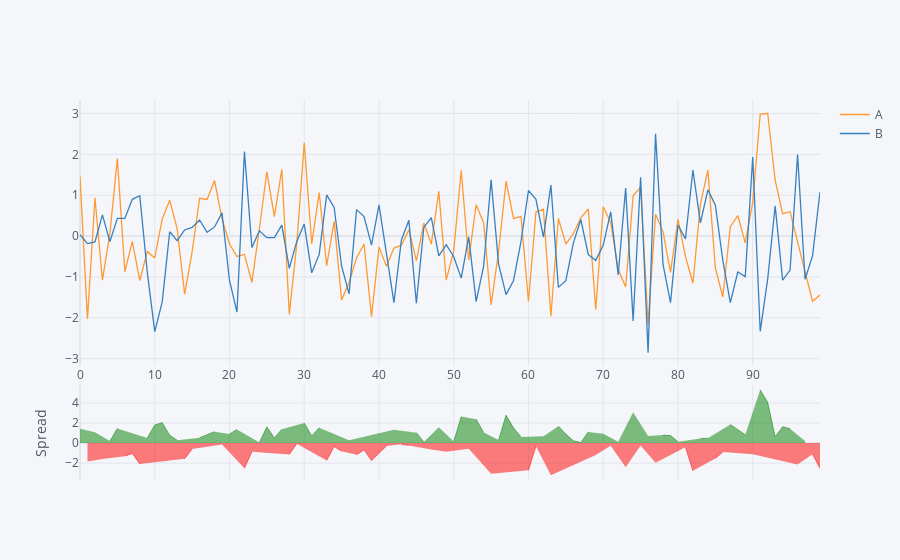

Write notebook code for a chart like this one.
### Markdown cell above
## Spread

### Code cell
df[['A','B']].iplot(kind='spread')

### Figure 1 — Plotly figure (JSON) as saved in the notebook; plotly's stock layout.template omitted (floating-point values rounded to 4 significant figures)
{"data": [{"line": {"color": "rgba(255, 153, 51, 1.0)", "dash": "solid", "shape": "linear", "width": 1.3}, "mode": "lines", "name": "A", "text": "", "type": "scatter", "x": [0, 1, 2, 3, 4, 5, 6, 7, 8, 9, 10, 11, 12, 13, 14, 15, 16, 17, 18, 19, 20, 21, 22, 23, 24, 25, 26, 27, 28, 29, 30, 31, 32, 33, 34, 35, 36, 37, 38, 39, 40, 41, 42, 43, 44, 45, 46, 47, 48, 49, 50, 51, 52, 53, 54, 55, 56, 57, 58, 59, 60, 61, 62, 63, 64, 65, 66, 67, 68, 69, 70, 71, 72, 73, 74, 75, 76, 77, 78, 79, 80, 81, 82, 83, 84, 85, 86, 87, 88, 89, 90, 91, 92, 93, 94, 95, 96, 97, 98, 99], "y": [1.462, -2.031, 0.9383, -1.081, 0.06491, 1.895, -0.8714, -0.1307, -1.092, -0.3761, -0.5362, 0.4203, 0.879, 0.1785, -1.423, -0.3855, 0.9255, 0.8974, 1.359, 0.4175, -0.1947, -0.5, -0.4502, -1.136, 0.1844, 1.575, 0.4754, 1.636, -1.919, -0.1991, 2.286, -0.1892, 1.067, -0.7269, 0.3622, -1.563, -1.136, -0.5294, -0.1935, -1.972, -0.2711, -0.7386, -0.2941, -0.2242, 0.1508, -0.6057, 0.3192, -0.1976, 1.093, -1.08, -0.3616, 1.611, -0.5891, 0.7666, 0.3222, -1.687, -0.3721, 1.342, 0.4239, 0.4842, -1.596, 0.5882, 0.6567, -1.96, 0.4287, -0.1978, 0.05723, 0.4476, 0.6627, -1.796, 0.7165, 0.3326, -0.814, -1.248, 0.986, 1.195, -2.146, 0.5339, 0.1025, -0.8916, 0.4108, -0.498, -1.156, 0.7817, 1.614, -0.7802, -1.492, 0.23, 0.5026, -0.167, 0.8227, 2.983, 3.006, 1.366, 0.547, 0.5969, -0.1402, -0.8605, -1.596, -1.445]}, {"line": {"color": "rgba(55, 128, 191, 1.0)", "dash": "solid", "shape": "linear", "width": 1.3}, "mode": "lines", "name": "B", "text": "", "type": "scatter", "x": [0, 1, 2, 3, 4, 5, 6, 7, 8, 9, 10, 11, 12, 13, 14, 15, 16, 17, 18, 19, 20, 21, 22, 23, 24, 25, 26, 27, 28, 29, 30, 31, 32, 33, 34, 35, 36, 37, 38, 39, 40, 41, 42, 43, 44, 45, 46, 47, 48, 49, 50, 51, 52, 53, 54, 55, 56, 57, 58, 59, 60, 61, 62, 63, 64, 65, 66, 67, 68, 69, 70, 71, 72, 73, 74, 75, 76, 77, 78, 79, 80, 81, 82, 83, 84, 85, 86, 87, 88, 89, 90, 91, 92, 93, 94, 95, 96, 97, 98, 99], "y": [0.03482, -0.1847, -0.1456, 0.5189, -0.1352, 0.4318, 0.4325, 0.8998, 0.9869, -0.8835, -2.339, -1.612, 0.1049, -0.1109, 0.1497, 0.2108, 0.3934, 0.09133, 0.2236, 0.5677, -1.088, -1.863, 2.072, -0.2802, 0.1297, -0.03866, -0.03705, 0.2664, -0.7895, -0.1313, 0.2926, -0.9007, -0.4489, 1.008, 0.7022, -0.7389, -1.416, 0.6475, 0.4794, -0.2226, 0.7618, -0.4477, -1.632, -0.09545, 0.3854, -1.644, 0.2119, 0.4512, -0.4876, -0.2114, -0.5065, -1.03, -0.01926, -1.604, -0.7384, 1.374, -0.6875, -1.432, -1.091, -0.1305, 1.115, 0.9002, -0.02785, 1.25, -1.256, -1.091, -0.1715, 0.404, -0.4518, -0.5959, -0.2213, 0.5929, -0.9491, 1.176, -2.08, 1.438, -2.856, 2.502, -0.693, -1.633, 0.2699, -0.07005, 1.618, 0.3209, 1.132, 0.7553, -0.5943, -1.629, -0.8798, -0.9907, 1.935, -2.332, -1.056, 0.741, -1.08, -0.8326, 1.997, -1.056, -0.4864, 1.078]}, {"connectgaps": false, "fill": "tozeroy", "line": {"color": "green", "dash": "solid", "shape": "linear", "width": 0.5}, "mode": "lines", "name": "Spread", "showlegend": false, "type": "scatter", "x": [0, 1, 2, 3, 4, 5, 6, 7, 8, 9, 10, 11, 12, 13, 14, 15, 16, 17, 18, 19, 20, 21, 22, 23, 24, 25, 26, 27, 28, 29, 30, 31, 32, 33, 34, 35, 36, 37, 38, 39, 40, 41, 42, 43, 44, 45, 46, 47, 48, 49, 50, 51, 52, 53, 54, 55, 56, 57, 58, 59, 60, 61, 62, 63, 64, 65, 66, 67, 68, 69, 70, 71, 72, 73, 74, 75, 76, 77, 78, 79, 80, 81, 82, 83, 84, 85, 86, 87, 88, 89, 90, 91, 92, 93, 94, 95, 96, 97, 98, 99], "xaxis": "x2", "y": [1.427, "", 1.084, "", 0.2001, 1.463, "", "", "", 0.5074, 1.802, 2.032, 0.7741, 0.2895, "", "", 0.532, 0.8061, 1.136, "", 0.8936, 1.363, "", "", 0.05467, 1.614, 0.5124, 1.369, "", "", 1.993, 0.7116, 1.515, "", "", "", 0.2799, "", "", "", "", "", 1.338, "", "", 1.038, 0.1072, "", 1.581, "", 0.1449, 2.641, "", 2.371, 1.061, "", 0.3155, 2.774, 1.515, 0.6148, "", "", 0.6845, "", 1.685, 0.8931, 0.2288, 0.04352, 1.114, "", 0.9378, "", 0.1351, "", 3.066, "", 0.7097, "", 0.7955, 0.7412, 0.1409, "", "", 0.4608, 0.482, "", "", 1.859, 1.382, 0.8237, "", 5.315, 4.062, 0.6252, 1.627, 1.429, "", 0.1951, "", ""], "yaxis": "y2"}, {"connectgaps": false, "fill": "tozeroy", "line": {"color": "red", "dash": "solid", "shape": "linear", "width": 0.5}, "mode": "lines", "name": "Spread", "showlegend": false, "type": "scatter", "x": [0, 1, 2, 3, 4, 5, 6, 7, 8, 9, 10, 11, 12, 13, 14, 15, 16, 17, 18, 19, 20, 21, 22, 23, 24, 25, 26, 27, 28, 29, 30, 31, 32, 33, 34, 35, 36, 37, 38, 39, 40, 41, 42, 43, 44, 45, 46, 47, 48, 49, 50, 51, 52, 53, 54, 55, 56, 57, 58, 59, 60, 61, 62, 63, 64, 65, 66, 67, 68, 69, 70, 71, 72, 73, 74, 75, 76, 77, 78, 79, 80, 81, 82, 83, 84, 85, 86, 87, 88, 89, 90, 91, 92, 93, 94, 95, 96, 97, 98, 99], "xaxis": "x2", "y": ["", -1.847, "", -1.6, "", "", -1.304, -1.031, -2.079, "", "", "", "", "", -1.572, -0.5963, "", "", "", -0.1503, "", "", -2.522, -0.8558, "", "", "", "", -1.129, -0.06777, "", "", "", -1.735, -0.34, -0.8237, "", -1.177, -0.6729, -1.749, -1.033, -0.2909, "", -0.1287, -0.2346, "", "", -0.6488, "", -0.8685, "", "", -0.5698, "", "", -3.062, "", "", "", "", -2.711, -0.3119, "", -3.21, "", "", "", "", "", -1.2, "", -0.2603, "", -2.424, "", -0.2437, "", -1.968, "", "", "", -0.4279, -2.773, "", "", -1.535, -0.8981, "", "", "", -1.112, "", "", "", "", "", -2.137, "", -1.11, -2.523], "yaxis": "y2"}], "layout": {"hovermode": "x", "legend": {"bgcolor": "#F5F6F9", "font": {"color": "#4D5663"}}, "paper_bgcolor": "#F5F6F9", "plot_bgcolor": "#F5F6F9", "title": {"font": {"color": "#4D5663"}}, "xaxis": {"gridcolor": "#E1E5ED", "showgrid": true, "tickfont": {"color": "#4D5663"}, "title": {"font": {"color": "#4D5663"}, "text": ""}, "zerolinecolor": "#E1E5ED"}, "xaxis2": {"anchor": "y2", "gridcolor": "#E1E5ED", "showgrid": true, "showticklabels": false, "tickfont": {"color": "#4D5663"}, "title": {"font": {"color": "#4D5663"}, "text": ""}, "zerolinecolor": "#E1E5ED"}, "yaxis": {"domain": [0.3, 1], "gridcolor": "#E1E5ED", "showgrid": true, "tickfont": {"color": "#4D5663"}, "title": {"font": {"color": "#4D5663"}, "text": ""}, "zerolinecolor": "#E1E5ED"}, "yaxis2": {"domain": [0, 0.25], "gridcolor": "#E1E5ED", "showgrid": true, "tickfont": {"color": "#4D5663"}, "title": {"font": {"color": "#4D5663"}, "text": "Spread"}, "zerolinecolor": "#E1E5ED"}}}
